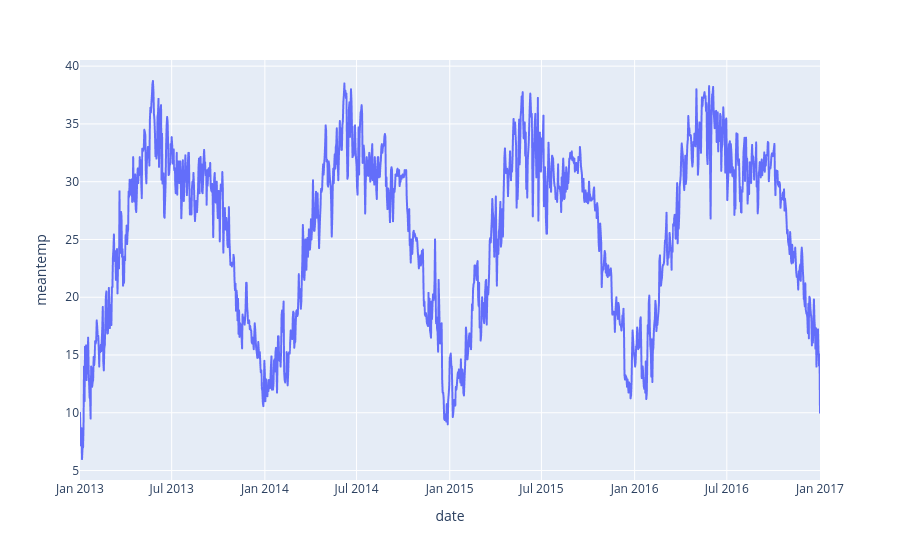

The notebook cell this image was saved under:
### Code cell
px.line(df_train, 
        x='date', 
        y='meantemp')

### Figure 1 — Plotly figure (JSON) as saved in the notebook; plotly's stock layout.template omitted (floating-point values rounded to 4 significant figures; data arrays with more than 128 entries replaced by an {"elided": "..."} marker saying what was removed)
{"data": [{"hovertemplate": "date=%{x}<br>meantemp=%{y}<extra></extra>", "legendgroup": "", "line": {"color": "#636efa", "dash": "solid"}, "marker": {"symbol": "circle"}, "mode": "lines", "name": "", "showlegend": false, "type": "scattergl", "x": {"elided": "1462 str values"}, "xaxis": "x", "y": {"elided": "1462 float values"}, "yaxis": "y"}], "layout": {"legend": {"tracegroupgap": 0}, "margin": {"t": 60}, "xaxis": {"anchor": "y", "domain": [0, 1], "title": {"text": "date"}}, "yaxis": {"anchor": "x", "domain": [0, 1], "title": {"text": "meantemp"}}}}
